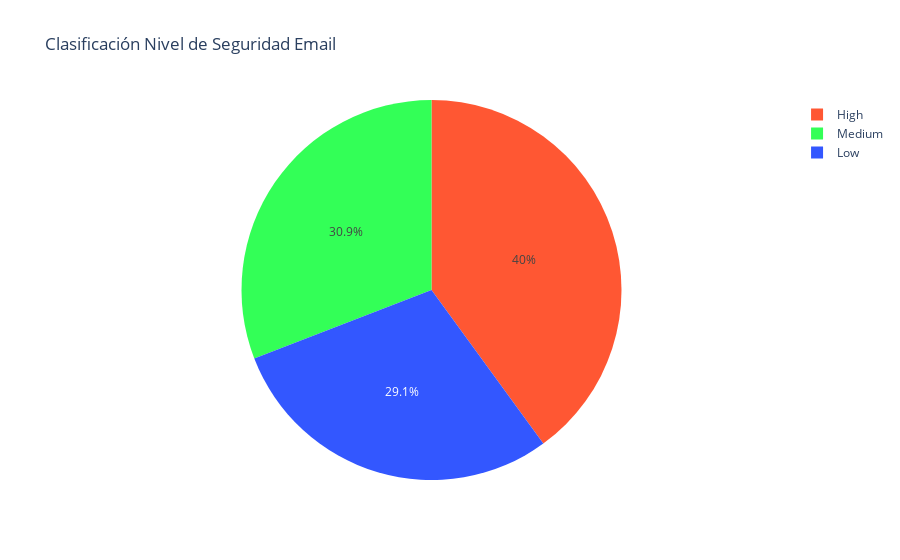

Notebook code for this chart:
### Markdown cell above
### 2. Gráfico pastel por nivel de riesgo de Seguridad

### Code cell
fig_pie = px.pie(df, 
                 names='Priority_level',
                 title="Clasificación Nivel de Seguridad Email",
                 color_discrete_sequence=["#FF5733", "#33FF57", "#3357FF", "#F4C724", "#A833FF"])
counts = df['Priority_level'].value_counts()
plt.figure(figsize=(6,6))  # Ajustar tamaño
plt.pie(counts, labels=counts.index, autopct='%1.1f%%', 
        colors=["#FF5733", "#33FF57", "#3357FF", "#F4C724", "#A833FF"])
plt.title("Clasificación Nivel de Seguridad")
plt.savefig('priority_level_pie_chart.png', dpi=300, bbox_inches='tight')
plt.close()  # Cierra la figura correctamente
fig_pie.write_image("priority_level_pie_chart_plotly.png")
fig_pie.show()
fig_pie.write_image("priority_level_pie_chart_plotly.png", width=400, height=400)



from IPython.display import Image

Image(filename="priority_level_pie_chart.png")

### Figure 1 — Plotly figure (JSON) as saved in the notebook; plotly's stock layout.template omitted (floating-point values rounded to 4 significant figures; data arrays with more than 128 entries replaced by an {"elided": "..."} marker saying what was removed)
{"data": [{"domain": {"x": [0, 1], "y": [0, 1]}, "hovertemplate": "Priority_level=%{label}<extra></extra>", "labels": {"elided": "1448 str values"}, "legendgroup": "", "name": "", "showlegend": true, "type": "pie"}], "layout": {"legend": {"tracegroupgap": 0}, "piecolorway": ["#FF5733", "#33FF57", "#3357FF", "#F4C724", "#A833FF"], "title": {"text": "Clasificación Nivel de Seguridad Email"}}}
